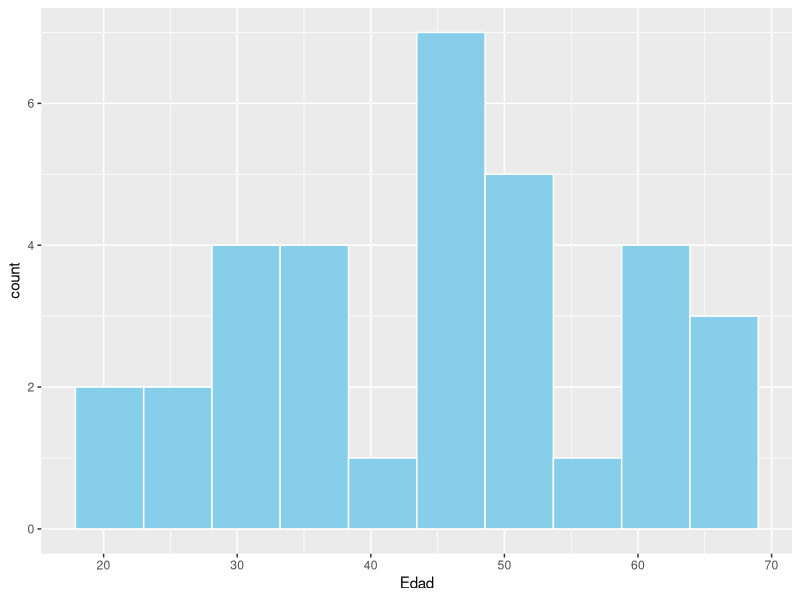
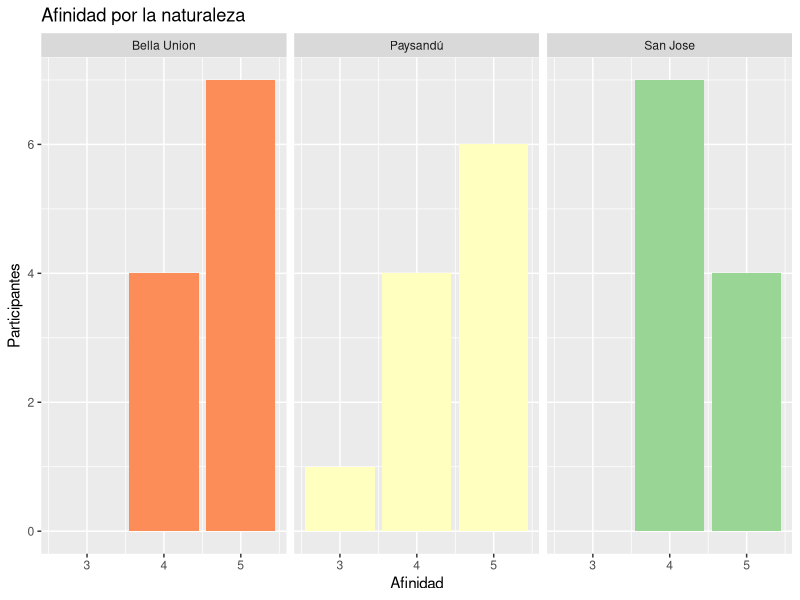
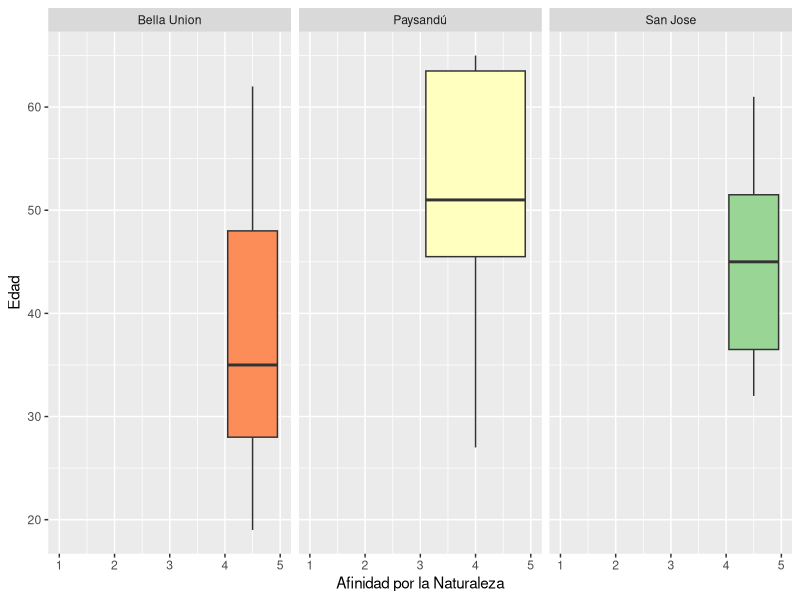
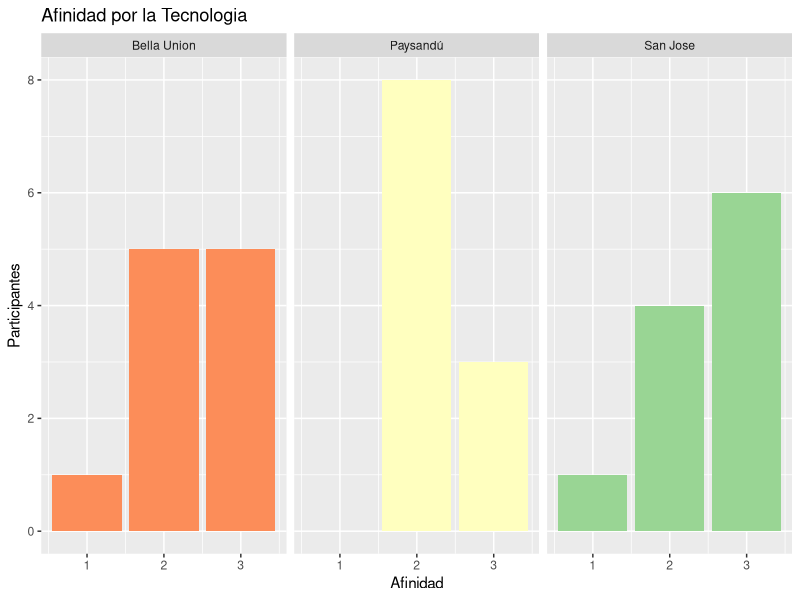
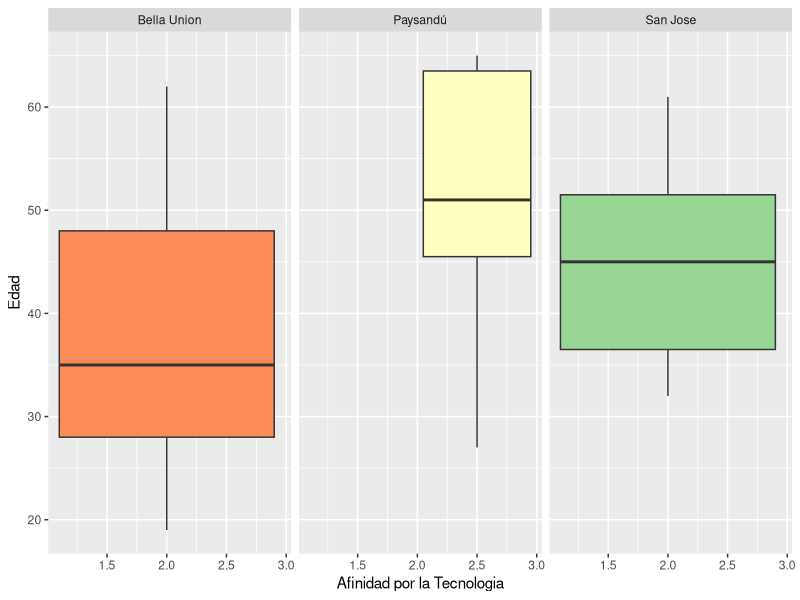
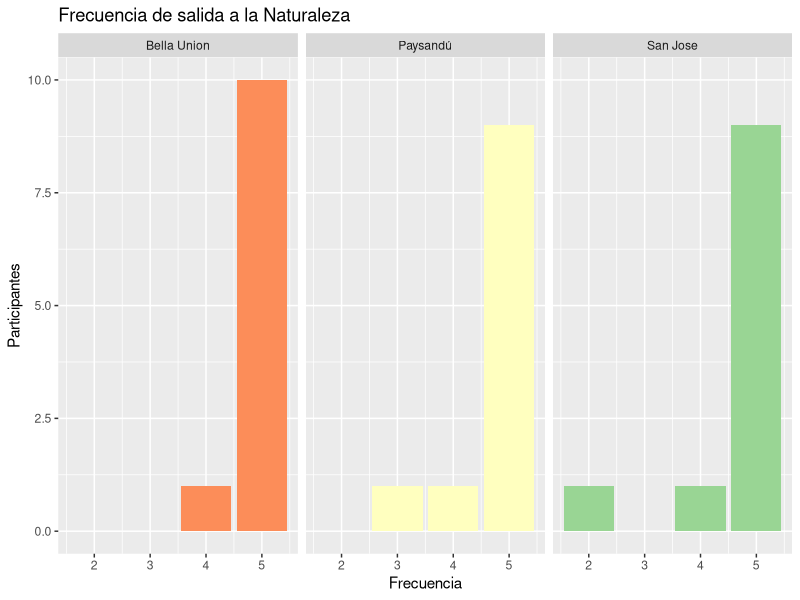
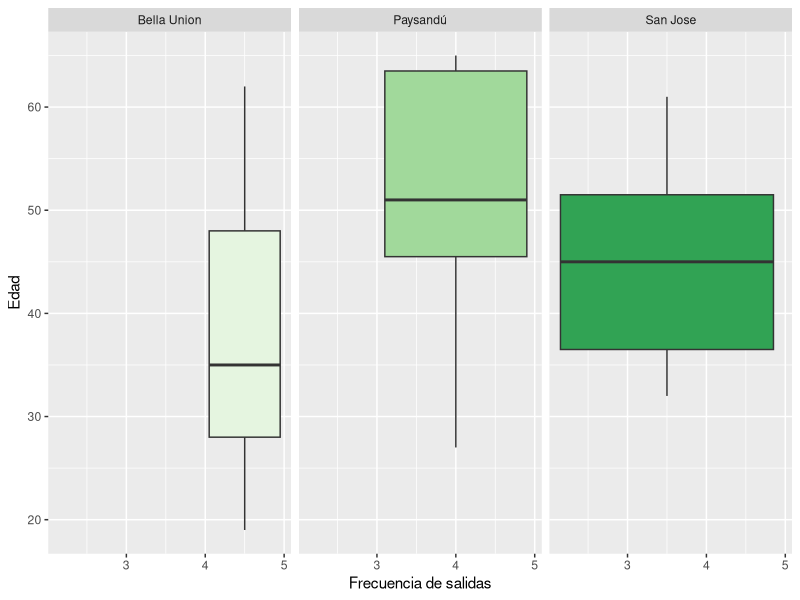

The R script that drew these images, in order:
# PAQUETES Y DATOS ----------------------------------------------------------
library(RColorBrewer)
library(sf)
library(tidyverse)
Encuesta <- read_csv("datos/Encuesta.csv")


# LIMPIEZA DE DATOS ---------------------------------------------------------

# Si se quiere comprobar las clases de cada columna
lapply(Encuesta,class)
str(Encuesta)


# Cambiar la clase de "Edad" y "Frecuencia" (caracter a numérico)
Encuesta$Edad <- as.numeric(Encuesta$Edad)
Encuesta$Frecuencia <- as.numeric(Encuesta$Frecuencia)

#Cambiar "Formacion", Interes y Uso plat. a factor
Encuesta$Formacion <- as.factor(Encuesta$Formación)
Encuesta$`Uso de plataforma` <- as.factor(Encuesta$`Uso de plataforma`)
Encuesta$Interes_Naturaleza <- as.factor(Encuesta$Interes_Naturaleza)

# Cambiar las columnas de taxones a factor
Encuesta$Aves <- as.factor(Encuesta$Aves)
Encuesta$Anfibios <- as.factor(Encuesta$Anfibios)
Encuesta$Reptiles <- as.factor(Encuesta$Reptiles)
Encuesta$Mamíferos <- as.factor(Encuesta$Mamíferos)
Encuesta$Arácnidos <- as.factor(Encuesta$Arácnidos)
Encuesta$Insectos <- as.factor(Encuesta$Insectos)
Encuesta$Plantas <- as.factor(Encuesta$Plantas)
Encuesta$Hongos <- as.factor(Encuesta$Hongos)


# Eliminar los NA
Encuesta <- na.omit(Encuesta)


# Estadisticas
summary(Encuesta)


# GRAFICOS ------------------------------------------------------------------

# Histograma de edades
ggplot(Encuesta) +
  geom_histogram(aes(x=Edad), bins = 10, fill= "skyblue", col= "white") + 
  theme_gray()


# Afinidad por la naturaleza en cada departamento
ggplot(Encuesta) +
  geom_bar(mapping = aes(x=Afinidad_Naturaleza, fill=Departamento),  
           show.legend = F,) + 
  scale_fill_brewer(palette = "Spectral") +
  labs(title = "Afinidad por la naturaleza",
       x = "Afinidad", y = "Participantes") + 
  facet_grid(~Departamento) +
  theme_gray()

   ## Afinidad por la naturaleza en función de la edad
   ggplot(Encuesta) + 
     geom_boxplot(aes(x=Afinidad_Naturaleza, y=Edad, fill=Departamento),
                  show.legend = F) +
     scale_fill_brewer(palette = "Spectral") +
     facet_wrap(~Departamento) +
     xlim(1,5) +
     labs(y='Edad', x='Afinidad por la Naturaleza') +
     theme_gray()


# Afinidad por la tecnologia en cada departamento
ggplot(Encuesta) +
  geom_bar(mapping = aes(x=Afinidad_Tecnologia, fill=Departamento),
           show.legend = F,) + 
  labs(title = "Afinidad por la Tecnologia",
       x = "Afinidad", y = "Participantes") + 
  scale_fill_brewer(palette = "Spectral") + 
  facet_grid(~Departamento) +
  theme_gray()

   ## Afinidad por la tecnologia en función de la edad
   ggplot(Encuesta) + 
     geom_boxplot(aes(x=Afinidad_Tecnologia, y=Edad, fill=Departamento),
                  show.legend = F) +
     scale_fill_brewer(palette = "Spectral") +
     facet_wrap(~Departamento) +
     labs(y='Edad', x='Afinidad por la Tecnologia') +
     theme_gray()


# Frecuencia de salida a la Naturaleza 
ggplot(Encuesta) +
  geom_bar(mapping = aes(x=Frecuencia, fill=Departamento), show.legend = F) + 
  labs(title = "Frecuencia de salida a la Naturaleza",
       x = "Frecuencia", y = "Participantes") + 
  scale_fill_brewer(palette = "Spectral") + 
  facet_wrap(~Departamento) +
  theme_gray()

   ## Frecuencia de salidas en funcion de la edad
   ggplot(Encuesta) + 
     geom_boxplot(aes(x=Frecuencia, y=Edad, fill=Departamento),
                  show.legend = F) +
     scale_fill_brewer(palette = "Greens") +
     facet_wrap(~Departamento) +
     labs(y='Edad', x='Frecuencia de salidas') +
     theme_gray()
